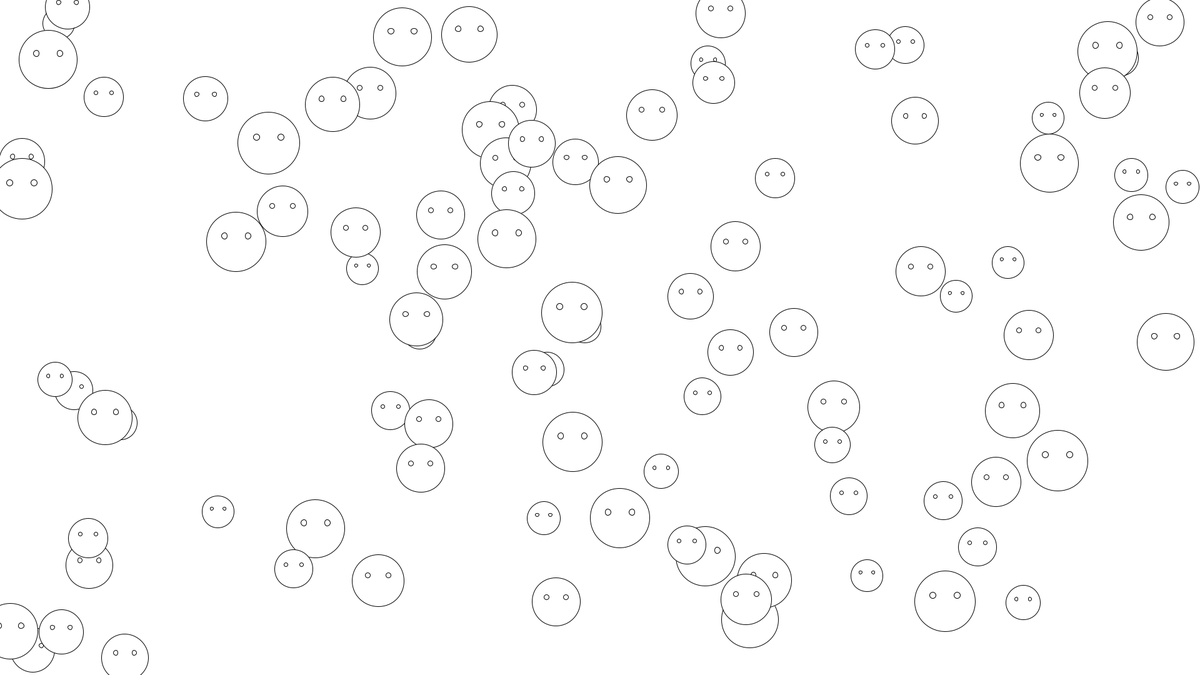
Frame 1 (no input)
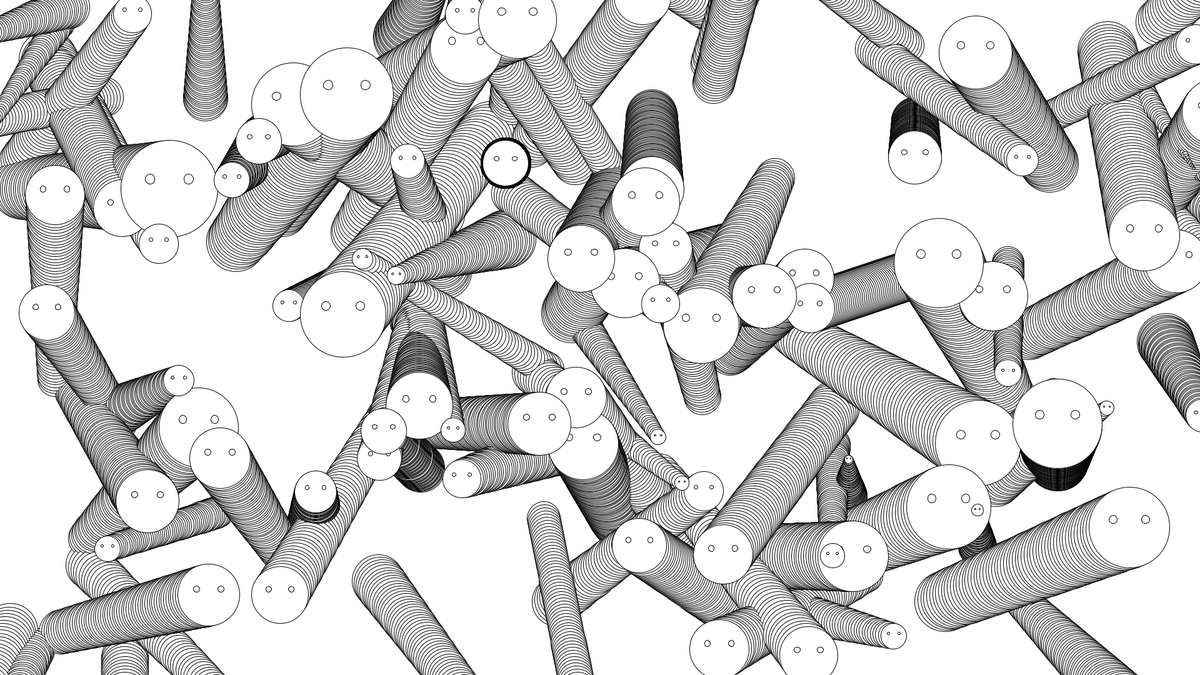
Frame 60 (the mouse pressed at the canvas centre just before this capture)
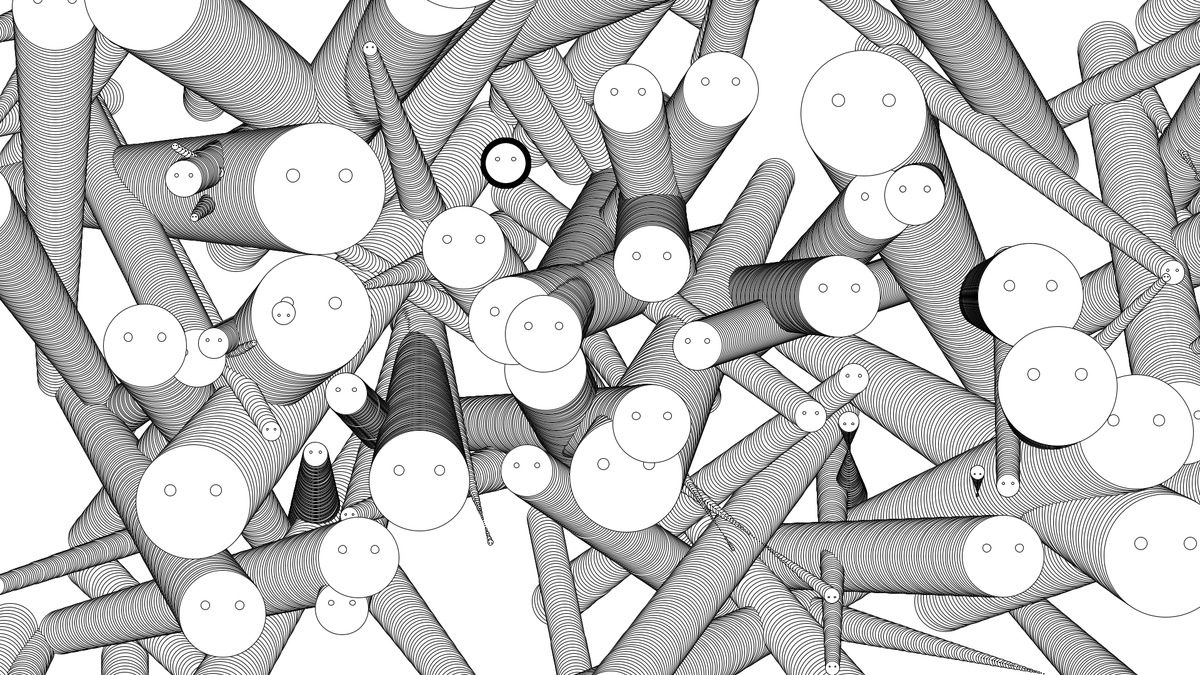
Frame 120 (the mouse held since frame 60 and released just before this capture)

The Processing sketch that drew these frames (run headless with seeded random() and noise(); from frame 60 on, the mouse is pressed at the canvas centre):

// Processing sketch: MoreCreatures_2019_pde
// ── MoreCreatures_2019_pde.pde
int Monstre = 100;

int [] X = new int [Monstre];
int [] Y = new int [Monstre];
float [] BallSize = new float [Monstre];
float [] BallChange = new float [Monstre];
int [] XSpeed = new int [Monstre];
int [] YSpeed = new int [Monstre];

void setup(){
  size(1920,1080);
  background(255);
  for (int f=0; f < Monstre; f++){
    X[f] = round(random(1,1920));
    Y[f] = round(random(1,1080));
    BallChange[f] = random(-1.1,1.1);
    BallSize[f]=round(random(50,100));
    YSpeed[f] = round(random(-5,5));
    XSpeed[f] = round(random(-5,5));
  }
}

void draw(){
  clear();
  for (int f=0; f < Monstre; f++){
    BallSize[f] = BallSize[f]+BallChange[f];
    X[f] = X[f] + XSpeed[f];
    Y[f] = Y[f] + YSpeed[f];
    Monster(X[f],Y[f],BallSize[f]);
}
}


void Monster(int X,int Y, float BallSize){
  ellipse(X, Y, BallSize, BallSize);
  ellipse(X+BallSize/5, Y-BallSize/10, BallSize/10 ,BallSize/10); 
  ellipse(X-BallSize/5, Y-BallSize/10, BallSize/10 ,BallSize/10);
}
